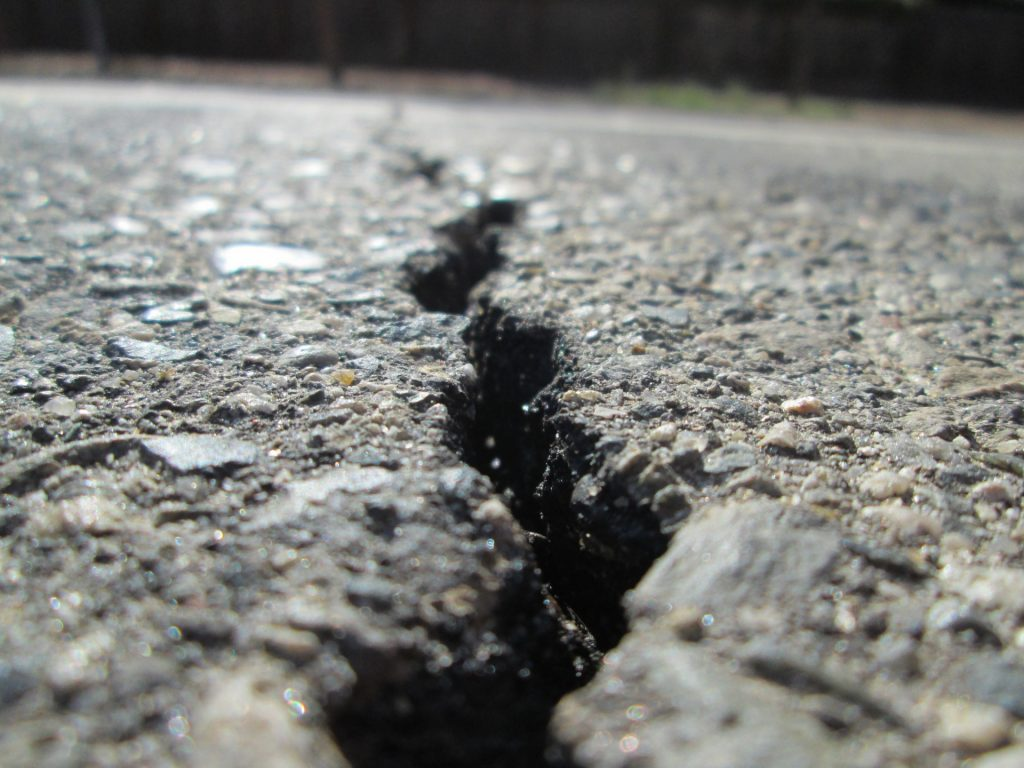
#> input picture road_damage/Input-Set/Carcked_01.jpg, 1024 x 768 px, found by its file name
$ python RoadDamageDetection.py
#> lines starting #> are read from the running program, lines starting #| are printed output that depends on the picture; after the words box and inside, x2 and y2 are one past the last pixel; in counts of white or black regions, pixels touching at a corner belong together
# library
import numpy as np
import cv2
from matplotlib import pyplot as plt

# desired input
img = cv2.imread(r'C:\Users\dell\Desktop\road_damage\Input-Set\Carcked_01.jpg')
#> img is the input picture: shape (768, 1024, 3); mean B, G, R 121.5, 125.3, 124.6

# check if image is loaded
if img is None:
    print("Image not found. Check the file path.")
    exit()

# grayscale + blur
gray = cv2.cvtColor(img, cv2.COLOR_BGR2GRAY)
blur = cv2.blur(gray, (3, 3))

# Logarithmic transformation
img_log = (np.log(blur + 1) / (np.log(1 + np.max(blur)))) * 255
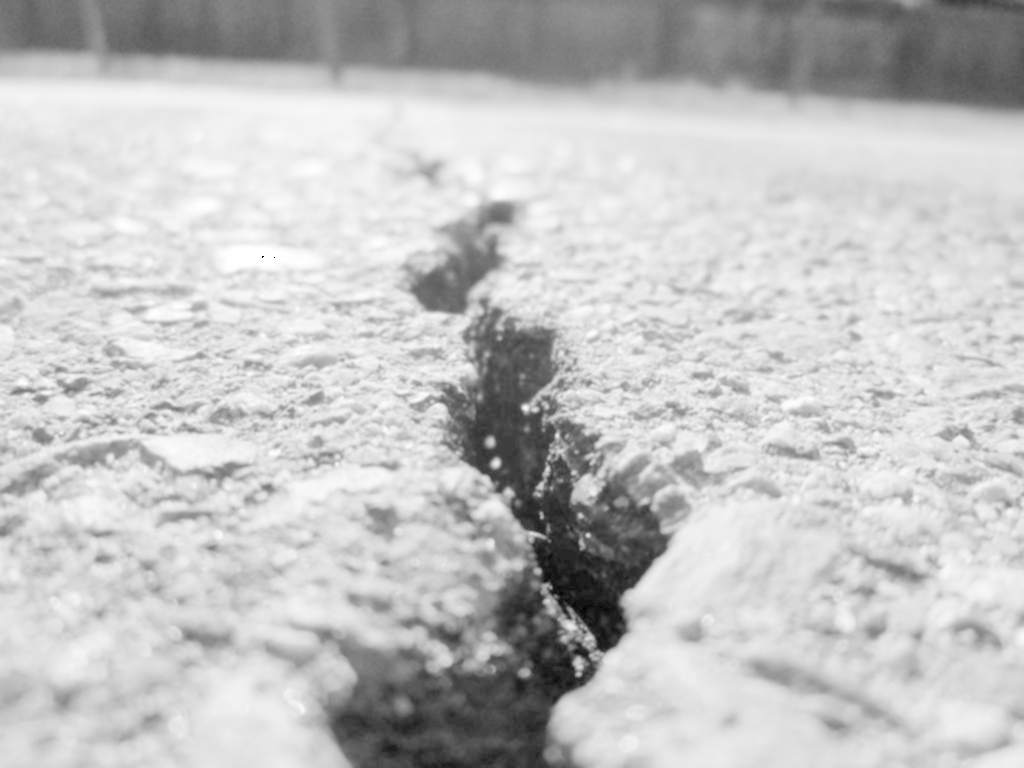
#> img_log: shape (768, 1024) float16; 0% of the values are NaN or infinite; the others: min 73.94, max 254.9, mean 212.8; drawn with min black, max white, NaN and infinite black
img_log = np.array(img_log, dtype=np.uint8)
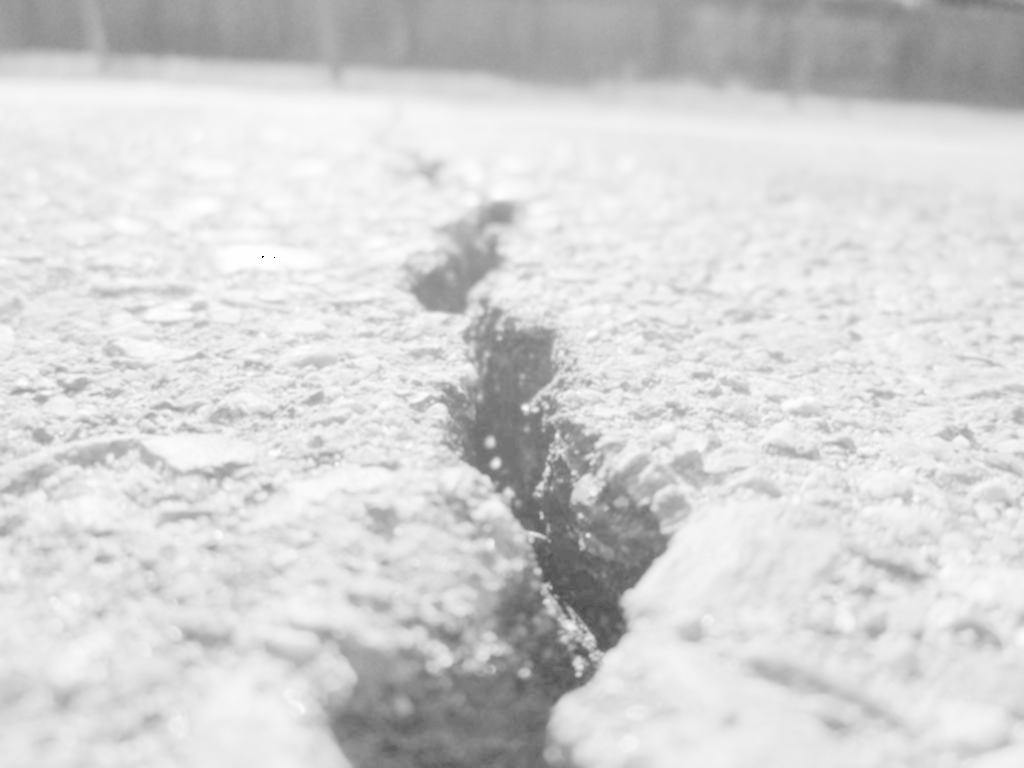
#> img_log: shape (768, 1024); min 0, max 254, mean 212.2

# Bilateral filtering
bilateral = cv2.bilateralFilter(img_log, 5, 75, 75)

# Edge detection
edges = cv2.Canny(bilateral, 100, 200)
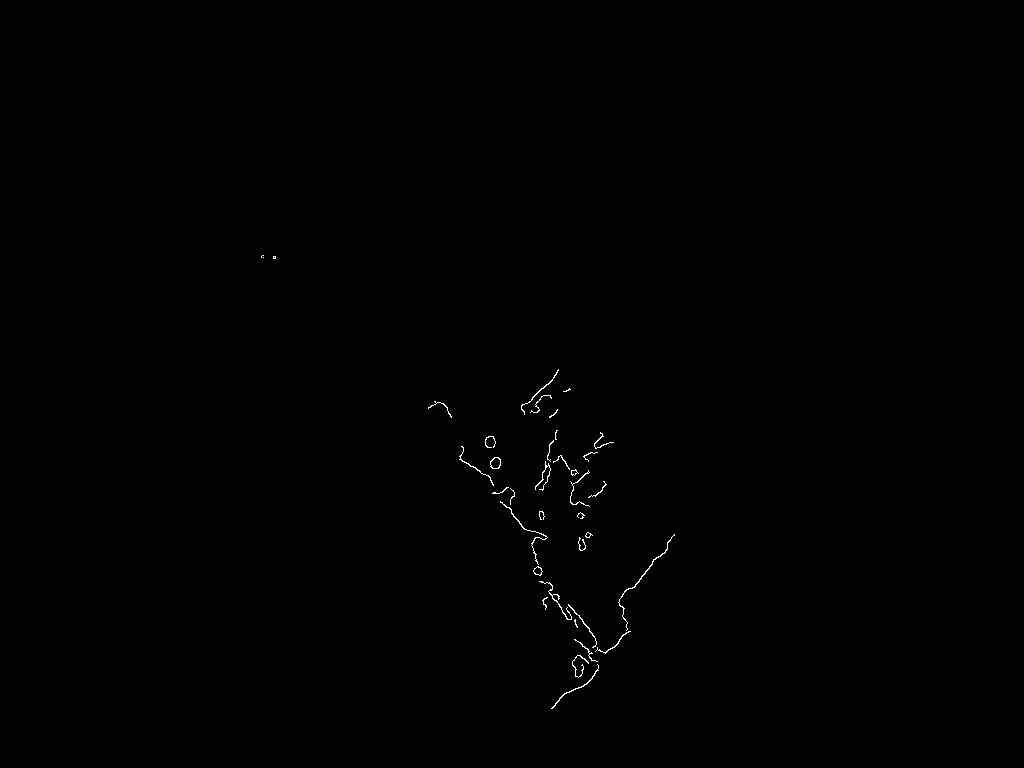
#> edges: shape (768, 1024); 0.21% white in thin lines or dots, all inside (x1, y1, x2, y2) = (261, 255, 675, 709)

# Morphological closing
kernel = np.ones((5, 5), np.uint8)
closing = cv2.morphologyEx(edges, cv2.MORPH_CLOSE, kernel)
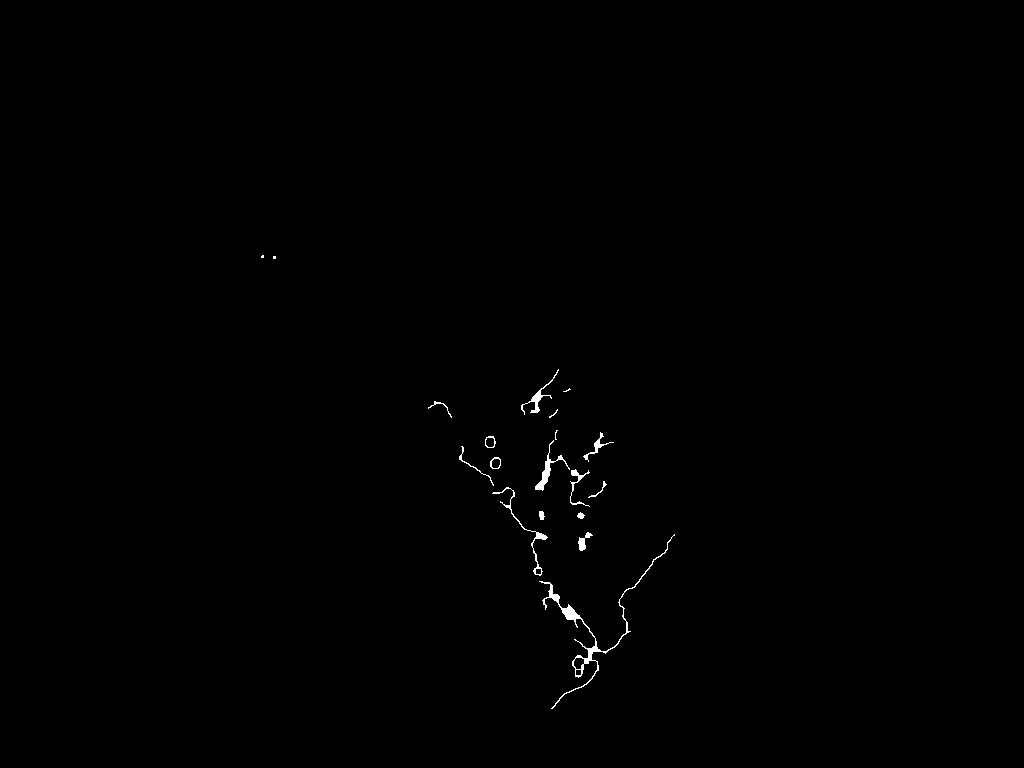
#> closing: shape (768, 1024); 0.32% white; 19 white regions (5 under 20 px), largest, box (x1, y1, x2, y2) and area: (539, 534, 675, 709) 948, (535, 440, 570, 491) 287, (492, 487, 548, 576) 285

# Feature detection using ORB
orb = cv2.ORB_create(nfeatures=1500)
keypoints, descriptors = orb.detectAndCompute(closing, None)
#> keypoints = 1177 keypoints; strongest (x, y, size): (582, 673, 31), (582, 661, 31), (543, 602, 31), (553, 462, 31)
featuredImg = cv2.drawKeypoints(closing, keypoints, None)

# Output
cv2.imshow("Road Crack Detected", featuredImg)
cv2.waitKey(0)
cv2.destroyAllWindows()

$ run again, with road_damage/Input-Set/Cracked_02.jpg copied over road_damage/Input-Set/Carcked_01.jpg
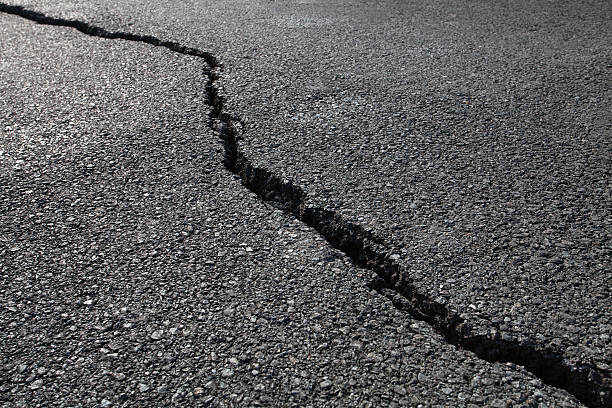
#> input picture road_damage/Input-Set/Cracked_02.jpg, 612 x 408 px, found by its file name
#> img is the input picture: shape (408, 612, 3); mean B, G, R 93.8, 93, 93.3
#> `edges = cv2.Canny(bilateral, 100, 200)`:
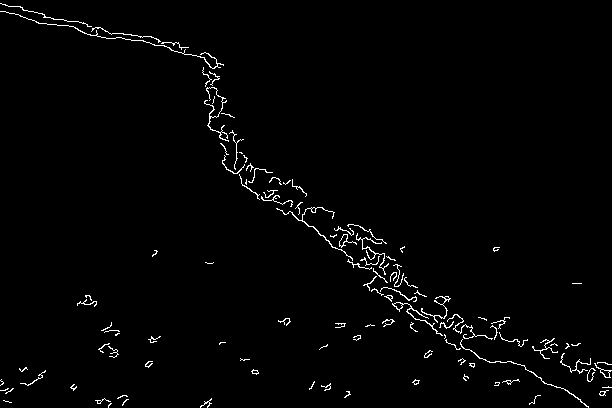
#> edges: shape (408, 612); 1.6% white in thin lines or dots
#> closing: shape (408, 612); 3.1% white; 43 white regions (11 under 20 px), largest, box (x1, y1, x2, y2) and area: (0, 3, 589, 408) 5576, (560, 353, 612, 382) 372, (532, 338, 558, 359) 169
#> keypoints = 1234 keypoints; strongest (x, y, size): (231, 135, 31), (239, 155, 31), (383, 277, 31), (443, 304, 31)
#> `featuredImg = cv2.drawKeypoints(closing, keypoints, None)`:
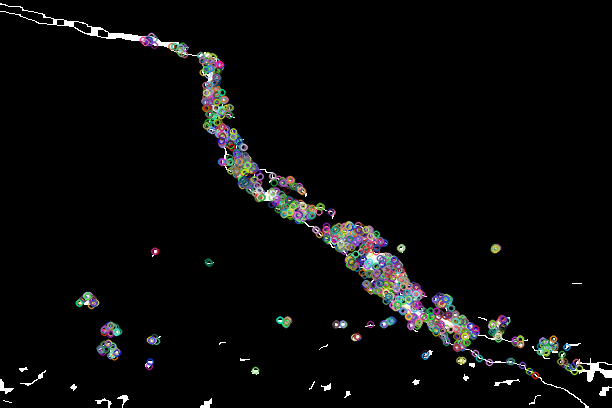
#> featuredImg: shape (408, 612, 3); mean of channels 0, 1, 2 9.7, 9.7, 9.7; drawn as B, G, R
